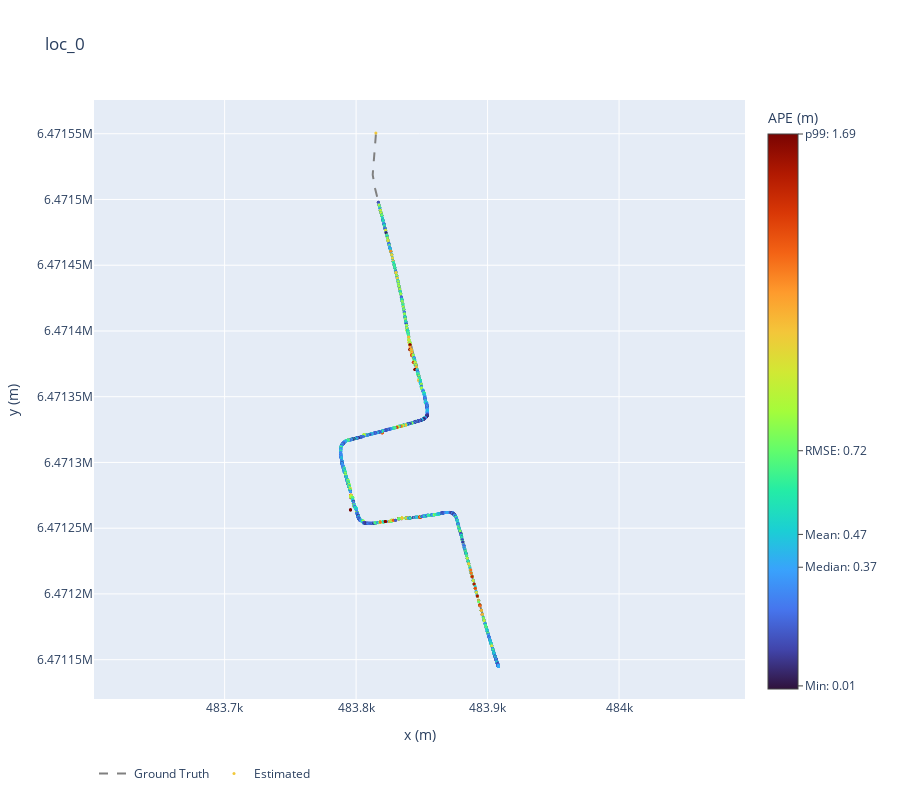

The notebook cell saved with this chart:
### Code cell
processor.create_ape_plot(0).show()

### Figure 1 — Plotly figure (JSON) as saved in the notebook; plotly's stock layout.template omitted (floating-point values rounded to 4 significant figures; data arrays with more than 128 entries replaced by an {"elided": "..."} marker saying what was removed)
{"data": [{"line": {"color": "gray", "dash": "dash"}, "name": "Ground Truth", "type": "scatter", "x": {"elided": "2892 float values"}, "y": {"elided": "2892 float values"}}, {"marker": {"cmax": 1.688, "cmin": 0, "color": {"elided": "2808 float values"}, "colorbar": {"tickmode": "array", "ticks": "outside", "ticktext": ["Min: 0.01", "Mean: 0.47", "Median: 0.37", "RMSE: 0.72", "p99: 1.69"], "tickvals": [0.00943, 0.4702, 0.3704, 0.7247, 1.688], "title": {"side": "top", "text": "APE (m)"}}, "colorscale": [[0, "#30123b"], [0.07143, "#4145ab"], [0.1429, "#4675ed"], [0.2143, "#39a2fc"], [0.2857, "#1bcfd4"], [0.3571, "#24eca6"], [0.4286, "#61fc6c"], [0.5, "#a4fc3b"], [0.5714, "#d1e834"], [0.6429, "#f3c63a"], [0.7143, "#fe9b2d"], [0.7857, "#f36315"], [0.8571, "#d93806"], [0.9286, "#b11901"], [1, "#7a0402"]], "showscale": true, "size": 3}, "mode": "markers", "name": "Estimated", "type": "scatter", "x": {"elided": "2808 float values"}, "y": {"elided": "2808 float values"}}], "layout": {"height": 800, "legend": {"orientation": "h"}, "title": {"text": "loc_0"}, "xaxis": {"title": {"text": "x (m)"}}, "yaxis": {"scaleanchor": "x", "scaleratio": 1, "title": {"text": "y (m)"}}}}
